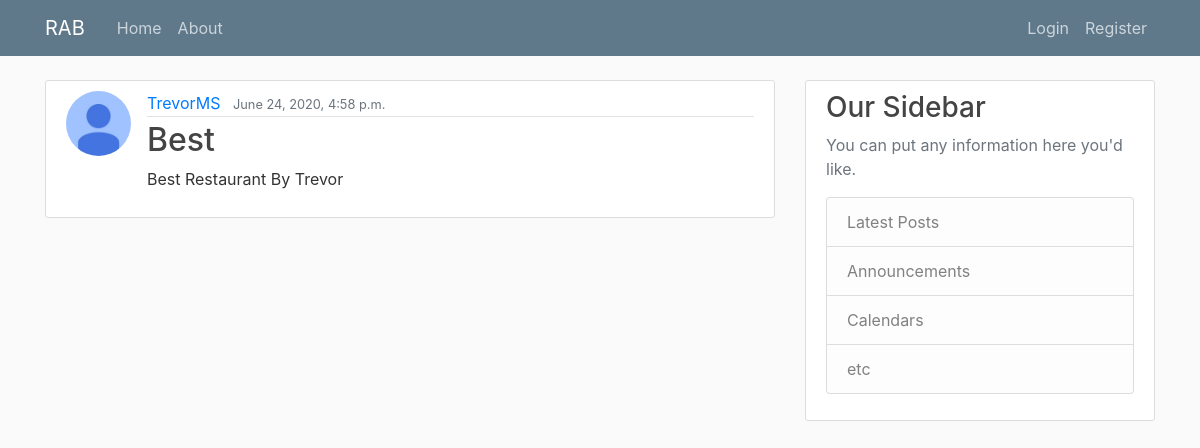
/menu/Best/, run on the app's committed database.
### blog/models.py (models this page shows, shortened)
class Menu(models.Model):
	restaurant = models.CharField(max_length = 100, unique=True, primary_key = True)
	description = models.TextField() #Unrestricted lines and lines of words
	date_posted = models.DateTimeField(default=timezone.now)
	author = models.ForeignKey(User, on_delete=models.CASCADE)  #one-to-many relationship one user can have many posts but not other way

### users/models.py (models this page shows, shortened)
class Profile(models.Model):
	user = models.OneToOneField(User, on_delete=models.CASCADE) #user associated with 1 Profile
	image = models.ImageField(default='default.jpg', upload_to='profile-pics') #profile-pics is directory pic will be uploaded to, default set

### blog/views.py (the view)
# urls.py: path('menu/<str:pk>/', MenuDetailView.as_view(), name = 'menu-detail'),
class MenuDetailView(DetailView):
	model = Menu

### blog/templates/blog/menu_detail.html (shortened to what this page needs)
{% extends "blog/base.html" %}
{% block content %}
	<article class="media content-section">
	  <img class="rounded-circle article-img" src="{{ object.author.profile.image.url }} ">
	  <div class="media-body">
	    <div class="article-metadata">
	      <a class="mr-2" href="{% url 'user-posts' object.author.username %}">{{ object.author }}</a>
	      <small class="text-muted">{{ object.date_posted }}</small>
	    </div>
	    <h2 class="article-title">{{ object.restaurant }}</h2>
	    <p class="article-content">{{ object.description }}</p>
	  </div>
	</article>
{% endblock content %}

### blog/static/blog/main.css (style rules this page uses)
body { background: #fafafa; color: #333333; margin-top: 5rem; }
h1, h2, h3, h4, h5, h6 { color: #444444; }
.content-section { background: #ffffff; padding: 10px 20px; border: 1px solid #dddddd; border-radius: 3px; margin-bottom: 20px; }
.article-title { color: #444444; }
.article-content { white-space: pre-line; }
.article-img { height: 65px; width: 65px; margin-right: 16px; }
.article-metadata { padding-bottom: 1px; margin-bottom: 4px; border-bottom: 1px solid #e3e3e3 }

### data on the page
Menu: author.profile.image (placeholder picture), author "TrevorMS", date_posted "June 24, 2020, 4:58 p.m.", restaurant "Best", description "Best Restaurant By Trevor"
